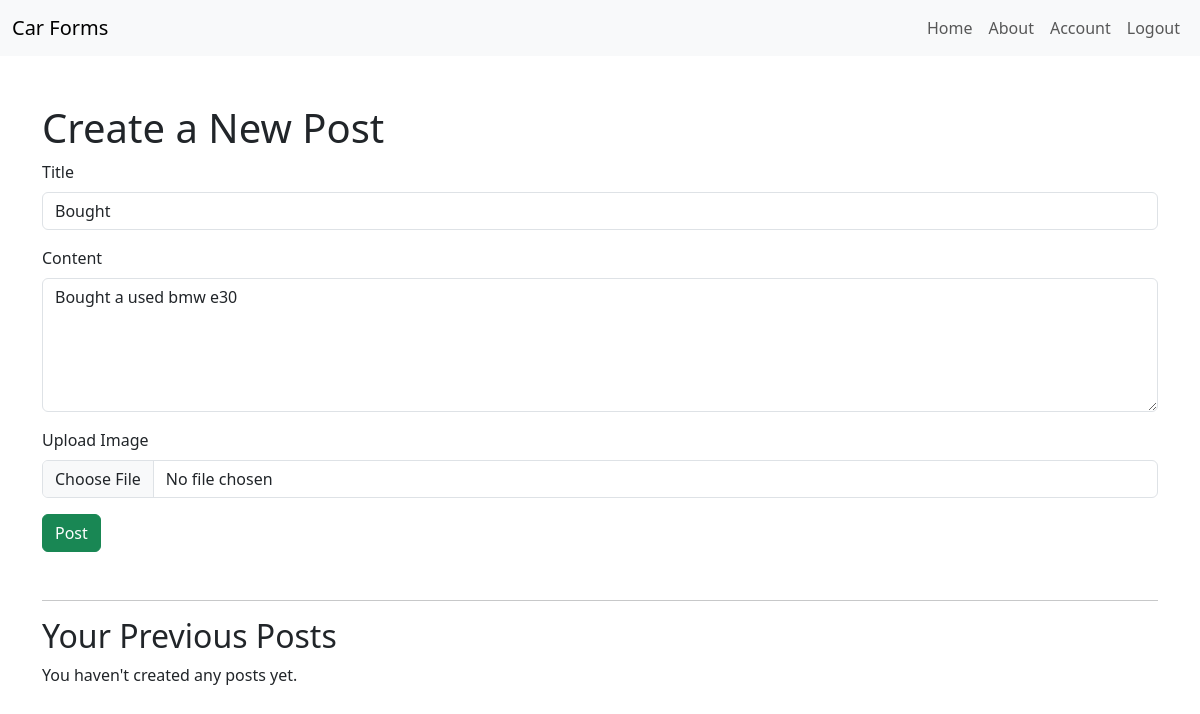
Page /post/1/update (signed in) on the earlier database version.
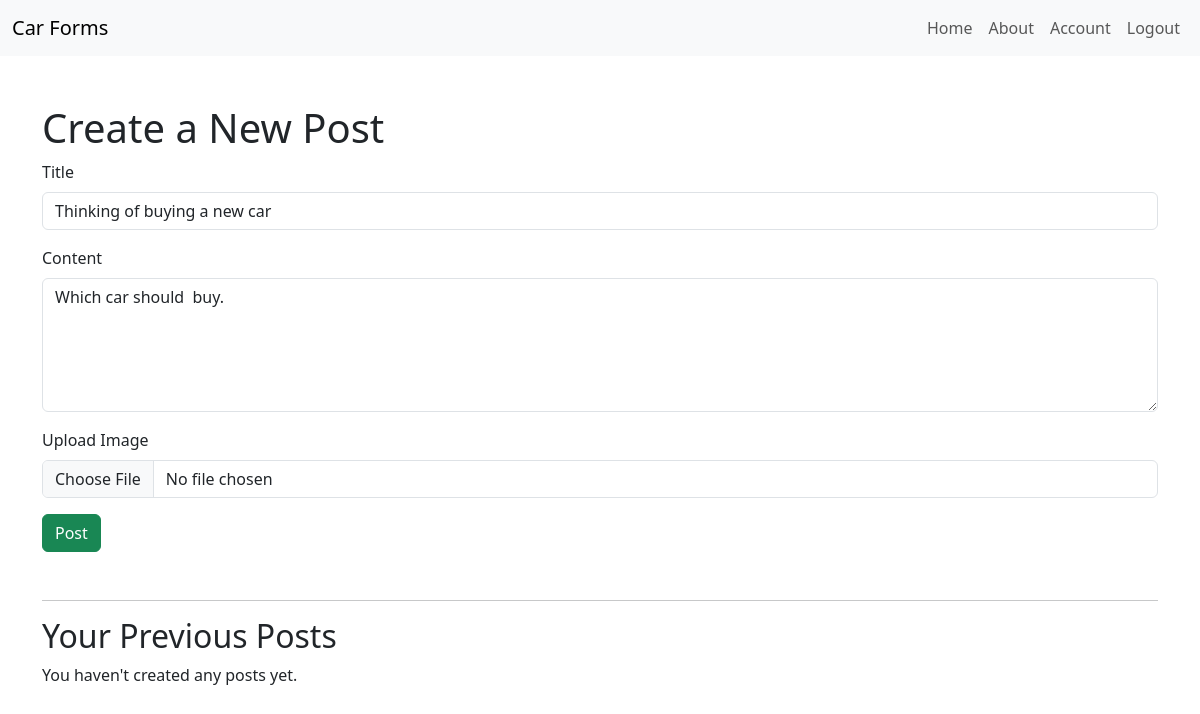
Same page on the later database version.
### Car_forms/models.py (models this page shows, shortened)
class Post(db.Model):
    id = db.Column(db.Integer, primary_key=True)
    title = db.Column(db.String(100), nullable=False)
    date_posted = db.Column(db.DateTime, nullable=False, default=datetime.utcnow)
    content = db.Column(db.Text, nullable=False)
    image_file = db.Column(db.String(20), nullable=True,)
    user_id = db.Column(db.Integer, db.ForeignKey('user.id'), nullable=False)

### Car_forms/routes.py (the view)
@app.route("/post/<int:post_id>/update", methods=['GET', 'POST'])
@login_required
def update_post(post_id):
    post = Post.query.get_or_404(post_id)
    if post.author != current_user:
        flash('You are not authorized to edit this post.', 'danger')
        return redirect(url_for('home'))
    form = PostForm()
    if form.validate_on_submit():
        post.title = form.title.data
        post.content = form.content.data
        if form.picture.data:
            picture_file = save_post_picture(form.picture.data)
            post.image_file = picture_file
        db.session.commit()
        flash('Your post has been updated!', 'success')
        return redirect(url_for('create_post'))
    elif request.method == 'GET':
        form.title.data = post.title
        form.content.data = post.content
    return render_template('create_post.html', form=form, post=post)

### Car_forms/forms.py
class PostForm(FlaskForm):
    title = StringField('Title', validators=[DataRequired()])
    content = TextAreaField('Content', validators=[DataRequired()])
    picture = FileField('Upload Image', validators=[FileAllowed(['jpg', 'png'])])
    submit = SubmitField('Post')

### Car_forms/models.py (called while the page is built)
@login_manager.user_loader
def load_user(user_id):
    return User.query.get(int(user_id))

### Car_forms/templates/create_post.html (shortened to what this page needs)
<!DOCTYPE html>
<html lang="en">
<head>
    <link href="https://cdn.jsdelivr.net/npm/bootstrap@5.3.3/dist/css/bootstrap.min.css" rel="stylesheet" />
</head>
<body>
    <nav class="navbar navbar-expand-lg navbar-light bg-light">
        <div class="container-fluid">
            <a class="navbar-brand" href="{{ url_for('home') }}">Car Forms</a>
            <div class="collapse navbar-collapse">
                <ul class="navbar-nav ms-auto">
                    {% if current_user.is_authenticated %}
                        <li class="nav-item"><a class="nav-link" href="{{ url_for('home') }}">Home</a></li>
                        <li class="nav-item"><a class="nav-link" href="{{ url_for('about') }}">About</a></li>
                        <li class="nav-item"><a class="nav-link" href="{{ url_for('account') }}">Account</a></li>
                        <li class="nav-item"><a class="nav-link" href="{{ url_for('logout') }}">Logout</a></li>
                    {% else %}
                        <li class="nav-item"><a class="nav-link" href="{{ url_for('login') }}">Login</a></li>
                        <li class="nav-item"><a class="nav-link" href="{{ url_for('sign_up') }}">Sign Up</a></li>
                    {% endif %}
                </ul>
            </div>
        </div>
    </nav>
    <div class="container mt-5">
        <h1>Create a New Post</h1>
        {% if form %}
        <form method="POST" enctype="multipart/form-data">
            <div class="mb-3">
                {{ form.title.label(class="form-label") }}
                {{ form.title(class="form-control") }}
            </div>
            <div class="mb-3">
                {{ form.content.label(class="form-label") }}
                {{ form.content(class="form-control", rows=5) }}
            </div>
            <div class="mb-3">
                {{ form.picture.label(class="form-label") }}
                {{ form.picture(class="form-control") }}
            </div>
            {{ form.submit(class="btn btn-success") }}
        </form>
        {% endif %}
        <hr class="mt-5" />
        <h2>Your Previous Posts</h2>
        {% if posts %}
            {% for post in posts %}
                <div class="card mb-3">
                    <div class="card-body">
                        <h5 class="card-title">{{ post.title }}</h5>
                        <h6 class="card-subtitle text-muted mb-2">Posted on {{ post.date_posted.strftime('%Y-%m-%d') }}</h6>
                        {% if post.image_file %}
                            <img src="{{ url_for('static', filename='post_pics/' + post.image_file) }}" alt="Post Image" style="max-width: 100%; max-height: 400px; border-radius: 8px; margin-bottom: 10px;">
                        {% endif %}
                        <p class="card-text">{{ post.content }}</p>
                        {% if current_user.is_authenticated and post.author == current_user %}
                            <a href="{{ url_for('update_post', post_id=post.id) }}" class="btn btn-primary btn-sm me-2">Update</a>
                            <form action="{{ url_for('delete_post', post_id=post.id) }}" method="POST" style="display: inline;">
                                <button type="submit" class="btn btn-danger btn-sm" onclick="return confirm('Are you sure you want to delete this post?');">
                                    Delete
                                </button>
                            </form>
                        {% endif %}
                    </div>
                </div>
            {% endfor %}
        {% else %}
            <p>You haven't created any posts yet.</p>
        {% endif %}
    </div>
</body>
</html>

Differences in the rows shown:
changed Post: title "Bought" → "Thinking of buying a new car"; content "Bought a used bmw e30" → "Which car should buy."
